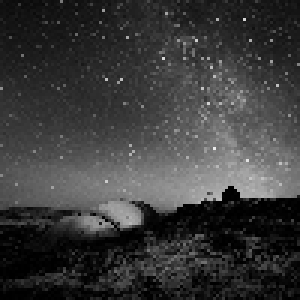
#> input picture Galaxy_resized_100.jpg, 100 x 100 px, given in place of the camera (shown 3 times larger)
$ python motion_detector.py
#> lines starting #> are read from the running program, lines starting #| are printed output that depends on the picture; after the words box and inside, x2 and y2 are one past the last pixel; in counts of white or black regions, pixels touching at a corner belong together
from cv2 import cv2
import time, pandas, os
from datetime import datetime


first_frame = None
status_list = [None, None]
times = []
df = pandas.DataFrame(columns = ["Start", "End"])
video = cv2.VideoCapture(0)
file_output = 'output.avi'
width = video.get(cv2.CAP_PROP_FRAME_WIDTH)
height = video.get(cv2.CAP_PROP_FRAME_HEIGHT)
fourcc = cv2.VideoWriter_fourcc(*'XVID')
out = cv2.VideoWriter(file_output,fourcc, 50.0, (int(width),int(height)))


while True:
    check, frame = video.read()
#> frame is the input picture: shape (100, 100, 3); min 0, max 235, mean 58.3
    font = cv2.FONT_HERSHEY_SIMPLEX
    cv2.putText(frame, "Motion Detector App " + str(datetime.now()),(50,50),font, 0.5, (255,255,255),2, cv2.LINE_AA)
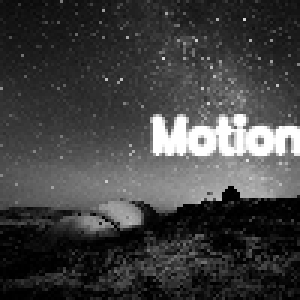
#> frame: shape (100, 100, 3) (shown 3 times larger); 6.07% of pixels changed, all inside (x1, y1, x2, y2) = (50, 38, 100, 53)

    status = 0
    gray = cv2.cvtColor(frame, cv2.COLOR_BGR2GRAY)
    gray = cv2.GaussianBlur(gray,(21,21),0)
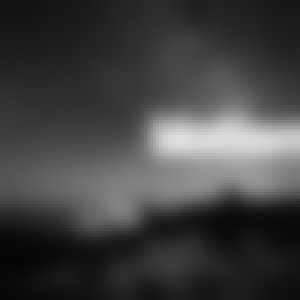
#> gray: shape (100, 100) (shown 3 times larger); min 5, max 224, mean 65.3

    if first_frame is None:
        first_frame = gray
        continue

    delta_frame = cv2.absdiff(first_frame, gray)
    thresh_frame = cv2.threshold(delta_frame, 30, 255, cv2.THRESH_BINARY)[1]
    thresh_frame = cv2.dilate(thresh_frame, None, iterations = 2)
    (cnts,_) = cv2.findContours(thresh_frame.copy(), cv2.RETR_EXTERNAL, cv2.CHAIN_APPROX_SIMPLE)

    for contour in cnts:
        if cv2.contourArea(contour) < 10000:
            continue
        status = 1

    status_list.append(status)
    if status_list[-1] == 1 and status_list[-2]==0:
        times.append(datetime.now())
    if status_list[-1] == 0 and status_list[-2]==1:
        times.append(datetime.now())

    cv2.imshow("Motion Detector",gray)
    cv2.imshow("Delta Frame", delta_frame)
    cv2.imshow("Threshold Frame", thresh_frame)
    cv2.imshow("Color Frame, frame", frame)
    out.write(frame)
    key = cv2.waitKey(1)
    if key == ord('q'):
        if status == 1:
            times.append(datetime.now())
        break

for i in range(0, len(times), 2):
    df = df.append({"Start":times[i], "End":times[i+1]}, ignore_index=True)
#> this loop made 0 passes


df.to_csv("Times.csv")
video.release()
out.release()
cv2.destroyAllWindows
